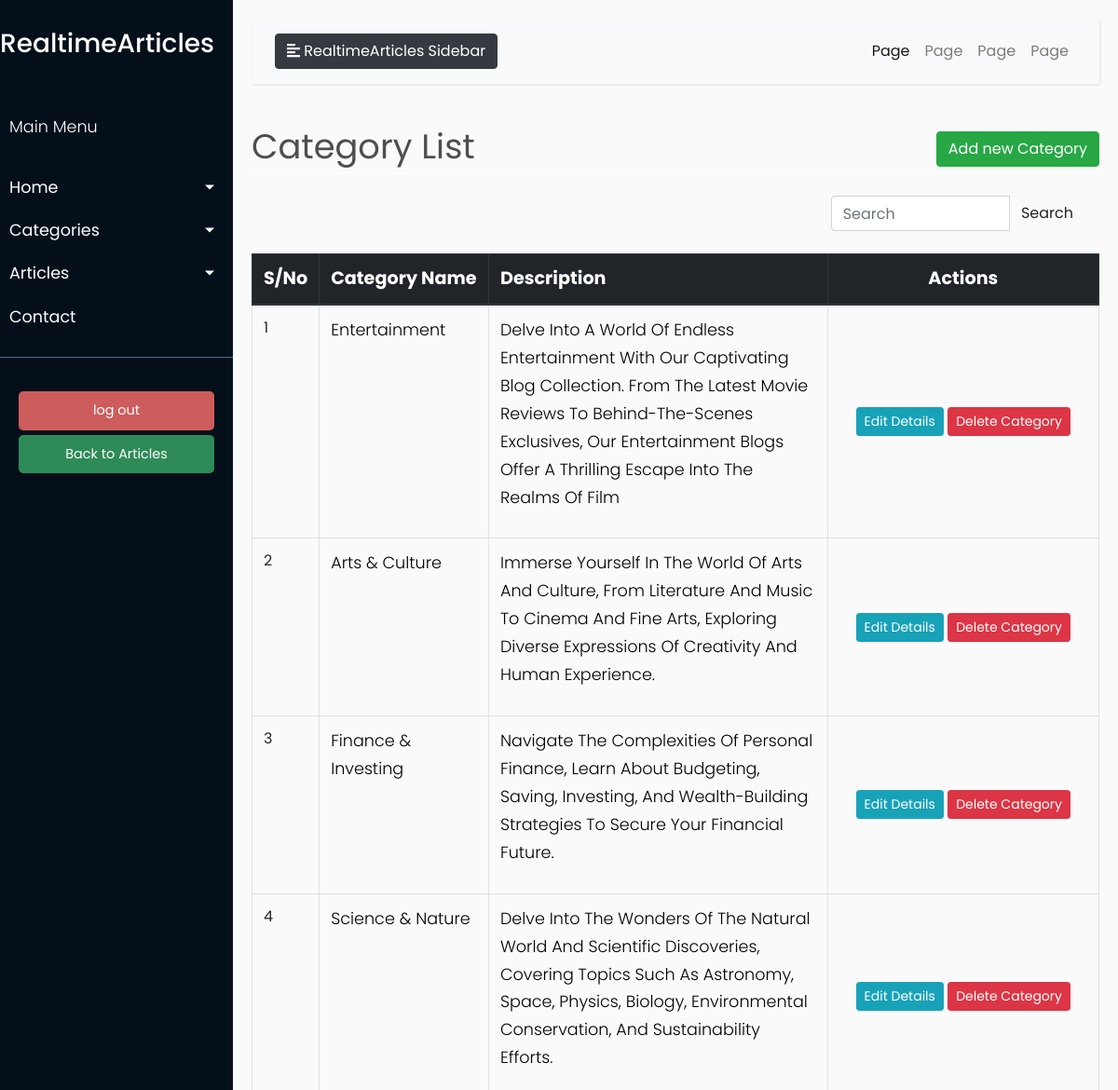
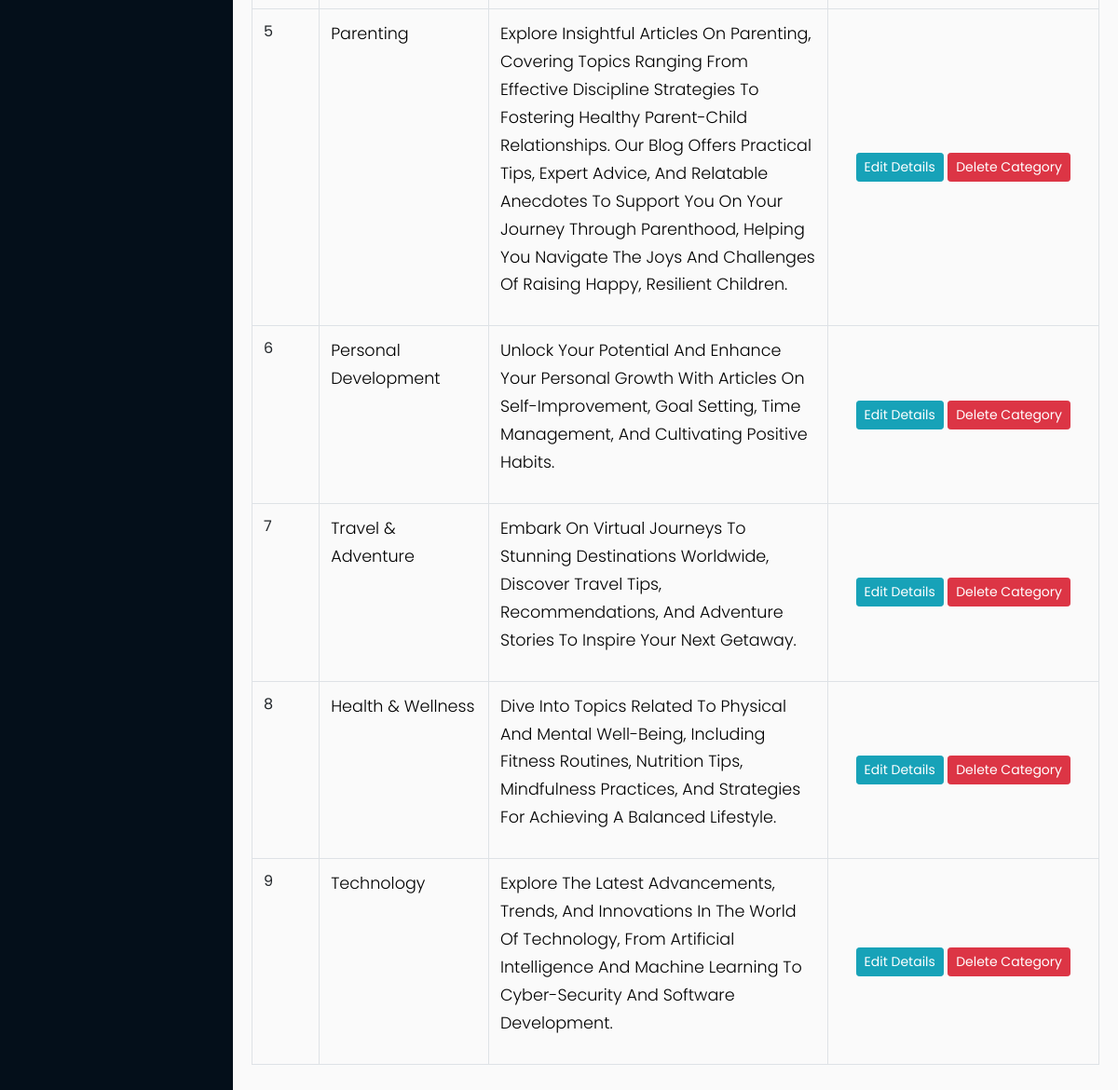
Page /category_list (signed in) on the earlier database version (2 pictures, top to bottom).
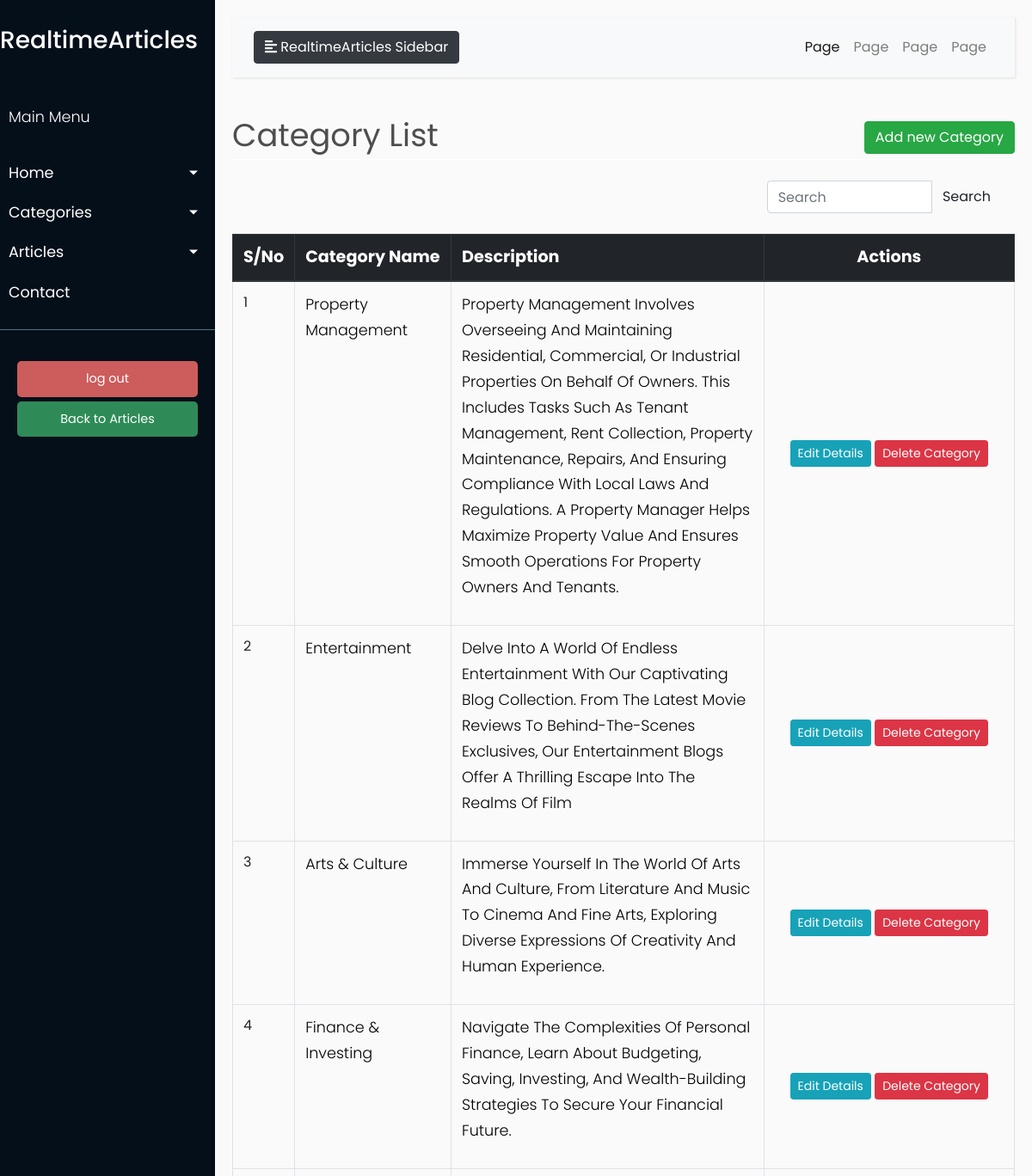
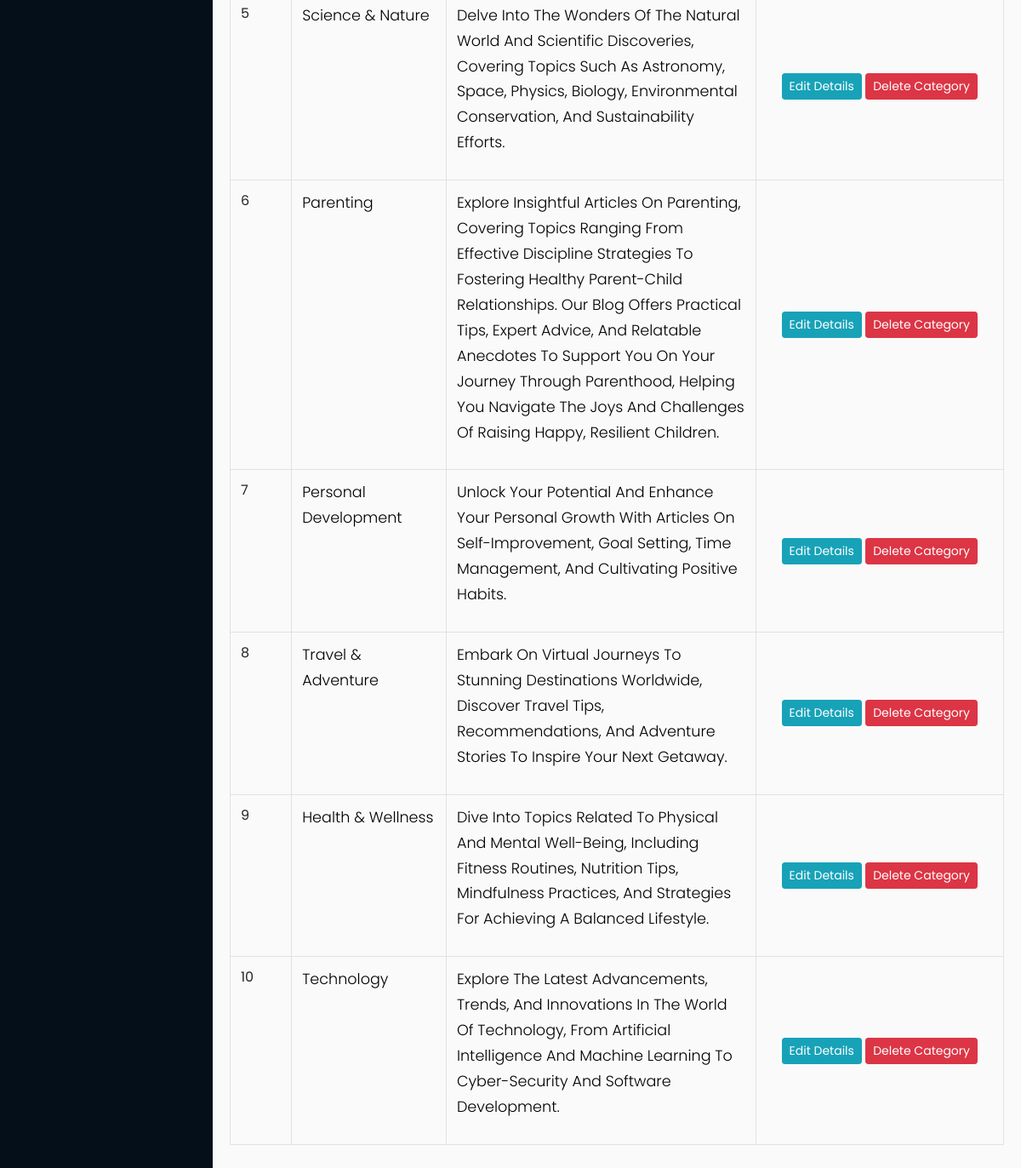
Same page on the later database version (2 pictures, top to bottom).
### models/models.py (models this page shows, shortened)
class Category(db.Model):
    __tablename__ = 'category'
    id = db.Column(db.Integer, primary_key=True)
    name = db.Column(db.String(50), unique=True, nullable=False)
    description = db.Column(db.Text)
    image = db.Column(db.String(100), nullable=False)

### blueprints/article.py (the view)
@article.route('/category_list')
@login_required
def category_list():
    title = 'Category List'
    search_term = request.args.get('q', '')  # Get the search term from the query parameter
    if search_term:
        queryset = Category.query.filter(Category.name.ilike(f'%{search_term}%')).order_by(Category.id.desc()).all()
    else:
        queryset = Category.query.order_by(Category.id.desc()).all()
    return render_template('admin/category/category_list.html',
                           queryset=queryset, title=title)

### app.py (called while the page is built)
@login.user_loader
def load_user(user_id):
    return User.query.get(int(user_id))

### templates/admin/category/category_list.html (shortened to what this page needs)
{% extends "admin/base.html" %}
{% block content %}
    <div class="row" style="color: #4e4e4e; font-style: bold; font-size: 2.3rem; ">
        <div class="col-md-8">Category List</div>
        <div class="col-md-4">
            <div class="float-md-right">
                <a class="btn btn-success" href="{{ url_for('article.create_category') }}">Add new Category</a>
            </div>
        </div>
    </div>
    <div style="border-bottom: 1px solid white;"></div>
    <br>
    <table class="table table-css table-bordered table-hover">
        <div class="container">
            <div class="row justify-content-end">
                <div class="col-md-4">
                    <form method="get" class="search-form" action="{{ url_for('article.category_list') }}">
                        <div class="input-group">
                            <input type="text" class="form-control" placeholder="Search" aria-label="Search"
                                   aria-describedby="button-addon2" id="search-input" name="q">
                            <div class="input-group-append">
                                <button class="btn btn-pink" type="submit" id="button-addon2">Search</button>
                            </div>
                        </div>
                    </form>
                </div>
            </div>
        </div>
        <br>
        <thead class="thead-dark align-middle">
        <tr style="background-color: #343a40; font-size: 1.2rem; color: white; text-transform: capitalize; height: 40px">
            <th width="5%">S/No</th>
            <th width="20%">Category Name</th>
            <th width="40%">Description</th>
            <th style="text-align: center">Actions</th>
        </tr>
        </thead>
        {% if queryset %}
            <tbody id="category-table-body">
            {% for category in queryset %}
                <tr>
                    <td>{{ loop.index }}</td>
                    <td class="category-name">
                        <p style="text-transform: capitalize; color:black">{{ category.name }} </p>
                    </td>
                    <td>
                        <p style="text-transform: capitalize; color:black">{{ category.description }} </p>
                    </td>
                    <td class="align-middle  text-center">
                        <div class="d-inline-block align-middle">
                            <a href="{{ url_for('article.edit_category', category_id =  category.id) }}"
                               class="btn btn-info btn-sm">Edit
                                Details</a>
                            <a href="{{ url_for('article.delete_category', id =  category.id) }}"
                               class="btn btn-danger btn-sm"> Delete
                                Category </a>
                        </div>
                    </td>
                </tr>
            {% endfor %}
            </tbody>
        {% endif %}
    </table>
{% endblock content %}

### templates/admin/base.html (shortened to what this page needs)
<!DOCTYPE html>
<html lang="en">
<head>
    <link href="https://stackpath.bootstrapcdn.com/bootstrap/4.3.1/css/bootstrap.min.css" rel="stylesheet">
    <link rel="stylesheet" href="https://stackpath.bootstrapcdn.com/bootstrap/4.1.0/css/bootstrap.min.css"
>
    <link rel="stylesheet" href="/static/css/admin_css/style.css">
</head>
<body>
<div class="wrapper">
    <nav id="sidebar">
        <div class="sidebar-header">
            <a href="{{ url_for('home.index') }}"><h3> RealtimeArticles </h3></a>
        </div>
        <ul class="list-unstyled components">
            <p>Main Menu</p>
            <li>
                <a href="#homeSubmenu" data-toggle="collapse" aria-expanded="false" class="dropdown-toggle">Home</a>
            </li>
            <li>
                <a href="#CategorySubmenu" data-toggle="collapse" aria-expanded="false" class="dropdown-toggle">Categories</a>
            </li>
            <li>
                <a href="#ArticleSubmenu" data-toggle="collapse" aria-expanded="false"
                   class="dropdown-toggle">Articles</a>
            </li>
            <li>
                <a href="#">Contact</a>
            </li>
        </ul>
        <ul class="list-unstyled CTAs">
            <li>
                <a href="{{ url_for('user.logout') }}" class="download">log out</a>
            </li>
            <li>
                <a href="{{ url_for('home.index') }}" class="article">Back to Articles</a>
            </li>
        </ul>
    </nav>
    <div id="content">
        <nav class="navbar navbar-expand-lg navbar-light bg-light">
            <div class="container-fluid">
                <button type="button" id="sidebarCollapse" class="btn btn-dark">
                    <i class="fas fa-align-left"></i>
                    <span>RealtimeArticles Sidebar</span>
                </button>
                <div class="collapse navbar-collapse" id="navbarSupportedContent">
                    <ul class="nav navbar-nav ml-auto">
                        <li class="nav-item active">
                            <a class="nav-link" href="#">Page</a>
                        </li>
                        <li class="nav-item">
                            <a class="nav-link" href="#">Page</a>
                        </li>
                        <li class="nav-item">
                            <a class="nav-link" href="#">Page</a>
                        </li>
                        <li class="nav-item">
                            <a class="nav-link" href="#">Page</a>
                        </li>
                    </ul>
                </div>
            </div>
        </nav>
        {% block content %}
        {% endblock content %}
    </div>
</div>
</body>
</html>

### static/css/admin_css/style.css (style rules this page uses)
body { font-family: 'Poppins', sans-serif; background: #fafafa; }
p { font-family: 'Poppins', sans-serif; font-size: 1.1em; font-weight: 300; line-height: 1.7em; color: #999; }
a, a:hover, a:focus { color: inherit; text-decoration: none; transition: all 0.3s; }
.navbar { padding: 15px 10px; background: #fff; border: none; border-radius: 0; margin-bottom: 40px; box-shadow: 1px 1px 3px rgba(0, 0, 0, 0.1); }
.wrapper { display: flex; width: 100%; align-items: stretch; }
#sidebar { min-width: 250px; max-width: 250px; background: #040f1a; color: #fff; transition: all 0.3s; }
#sidebar .sidebar-header { padding-top: 30px; padding-bottom: 20px; background: #040f1a; }
#sidebar ul.components { padding: 20px 0; border-bottom: 1px solid #47748b; }
#sidebar ul p { color: #fff; padding: 10px; }
#sidebar ul li a { padding: 10px; font-size: 1.1em; display: block; }
a[data-toggle="collapse"] { position: relative; }
.dropdown-toggle::after { display: block; position: absolute; top: 50%; right: 20px; transform: translateY(-50%); }
ul.CTAs { padding: 20px; }
ul.CTAs a { text-align: center; font-size: 0.9em !important; display: block; border-radius: 5px; margin-bottom: 5px; }
a.download { background: indianred; color: #FFFFFF; }
a.article { background: seagreen; color: white; }
#content { width: 100%; padding: 20px; min-height: 100vh; transition: all 0.3s; }

Differences in the rows shown:
added Category: name "Property Management", description "Property Management Involves Overseeing And Maintaining Residential, Commercial, Or Industrial Properties On Behalf Of Owners. This Includes Tasks Such As Tenant Management, Rent Collection, Property Maintenance, Repairs, And Ensuring Compliance With Local Laws And Regulations. A Property Manager Helps Maximize Property Value And Ensures Smooth Operations For Property Owners And Tenants."
